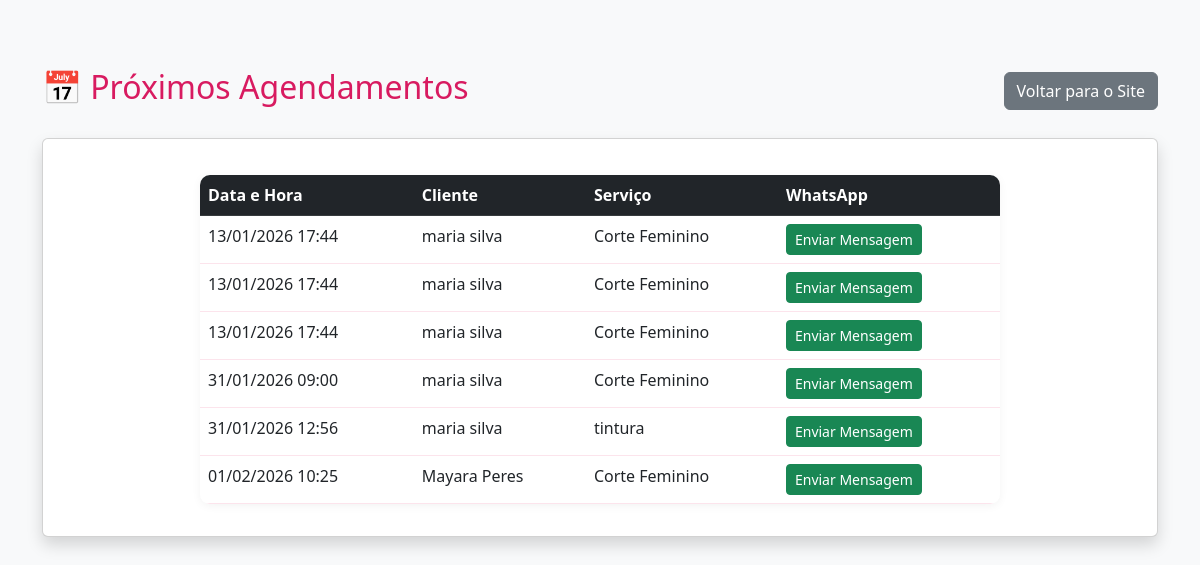
The page /agenda/ (signed in) on the database its author committed.
### agendamentos/models.py (models this page shows, shortened)
class Agendamento(models.Model):
    STATUS_CHOICES = (
        ('P', 'Pendente'),
        ('C', 'Confirmado'),
        ('X', 'Cancelado'),
    )
    cliente = models.ForeignKey(Cliente, on_delete=models.CASCADE)
    servico = models.ForeignKey(Servico, on_delete=models.CASCADE)
    data_hora = models.DateTimeField()
    status = models.CharField(max_length=1, choices=STATUS_CHOICES, default='P')
    whatsapp_confirmado = models.BooleanField(default=False) # Para sabermos se já enviamos a msg

class Cliente(models.Model):
    nome = models.CharField(max_length=100)
    telefone = models.CharField(max_length=20, help_text="Ex: 5511999999999 (com DDI e DDD)")
    email = models.EmailField(blank=True, null=True)

class Servico(models.Model):
    nome = models.CharField(max_length=100)
    descricao = models.TextField(blank=True, null=True)
    preco = models.DecimalField(max_digits=8, decimal_places=2)
    duracao_minutos = models.IntegerField(help_text="Duração estimada em minutos")

### agendamentos/views.py (the view)
# urls.py: path('agenda/', agenda, name='agenda'),
@login_required
def agenda(request):
    agendamentos = Agendamento.objects.all().order_by('data_hora')
    return render(request, 'agendamentos/agenda.html', {'agendamentos': agendamentos})

### agendamentos/templates/agendamentos/agenda.html (shortened to what this page needs)
{% load static %}
<!DOCTYPE html>
<html lang="pt-br">
<head>
    <link href="https://cdn.jsdelivr.net/npm/bootstrap@5.3.0/dist/css/bootstrap.min.css" rel="stylesheet">
    <link rel="stylesheet" href="{% static 'css/estilo.css' %}">
</head>
<body class="bg-light">
    <div class="container mt-5">
        <div class="d-flex justify-content-between align-items-center mb-4">
            <h2>📅 Próximos Agendamentos</h2>
            <a href="{% url 'index' %}" class="btn btn-secondary">Voltar para o Site</a>
        </div>
        <div class="card shadow">
            <div class="card-body">
                <table class="table table-hover">
                    <thead class="table-dark">
                        <tr>
                            <th>Data e Hora</th>
                            <th>Cliente</th>
                            <th>Serviço</th>
                            <th>WhatsApp</th>
                        </tr>
                    </thead>
                    <tbody>
                        {% for a in agendamentos %}
                        <tr>
                            <td>{{ a.data_hora|date:"d/m/Y H:i" }}</td>
                            <td>{{ a.cliente.nome }}</td>
                            <td>{{ a.servico.nome }}</td>
                            <td>
                                <a href="https://wa.me/{{ a.cliente.telefone }}" target="_blank" class="btn btn-success btn-sm">
                                    Enviar Mensagem
                                </a>
                            </td>
                        </tr>
                        {% empty %}
                        <tr>
                            <td colspan="4" class="text-center">Nenhum agendamento encontrado.</td>
                        </tr>
                        {% endfor %}
                    </tbody>
                </table>
            </div>
        </div>
    </div>
</body>
</html>

### static/css/estilo.css (style rules this page uses)
body { font-family: 'Segoe UI', Tahoma, Geneva, Verdana, sans-serif; background-color: #fff5f8; color: #4a4a4a; margin: 0; padding: 20px; }
h1, h2 { color: #d81b60; text-align: center; }
table { width: 100%; max-width: 800px; margin: 20px auto; border-collapse: collapse; background-color: white; border-radius: 10px; overflow: hidden; box-shadow: 0 2px 10px rgba(0,0,0,0.05); }
th { background-color: #f06292; color: white; padding: 15px; text-align: left; }
td { padding: 12px 15px; border-bottom: 1px solid #fce4ec; }

### rows shown on the page
Agendamento: data_hora "13/01/2026 17:44", cliente.nome "maria silva", servico.nome "Corte Feminino"
Agendamento: data_hora "13/01/2026 17:44", cliente.nome "maria silva", servico.nome "Corte Feminino"
Agendamento: data_hora "13/01/2026 17:44", cliente.nome "maria silva", servico.nome "Corte Feminino"
Agendamento: data_hora "31/01/2026 09:00", cliente.nome "maria silva", servico.nome "Corte Feminino"
Agendamento: data_hora "31/01/2026 12:56", cliente.nome "maria silva", servico.nome "tintura"
Agendamento: data_hora "01/02/2026 10:25", cliente.nome "Mayara Peres", servico.nome "Corte Feminino"
